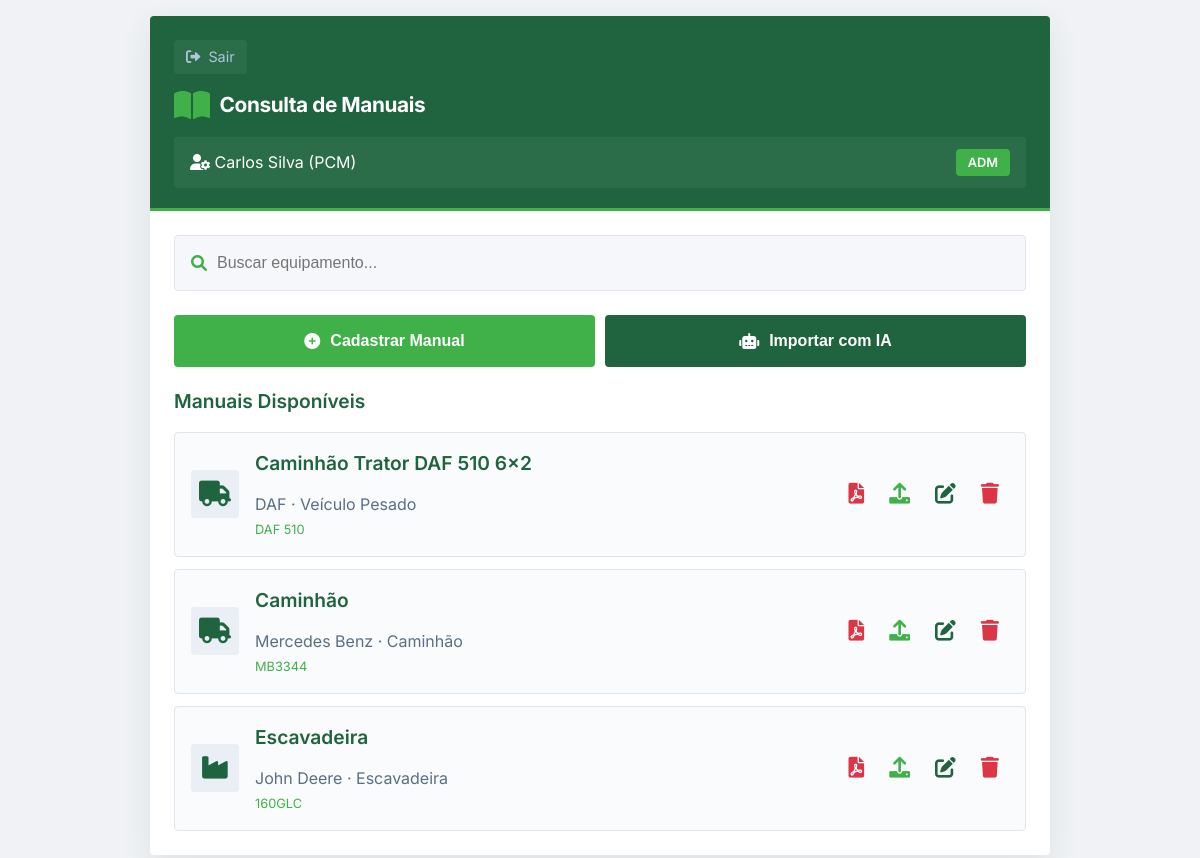
/modulo/leitura (signed in), run on an earlier commit of the app's database.
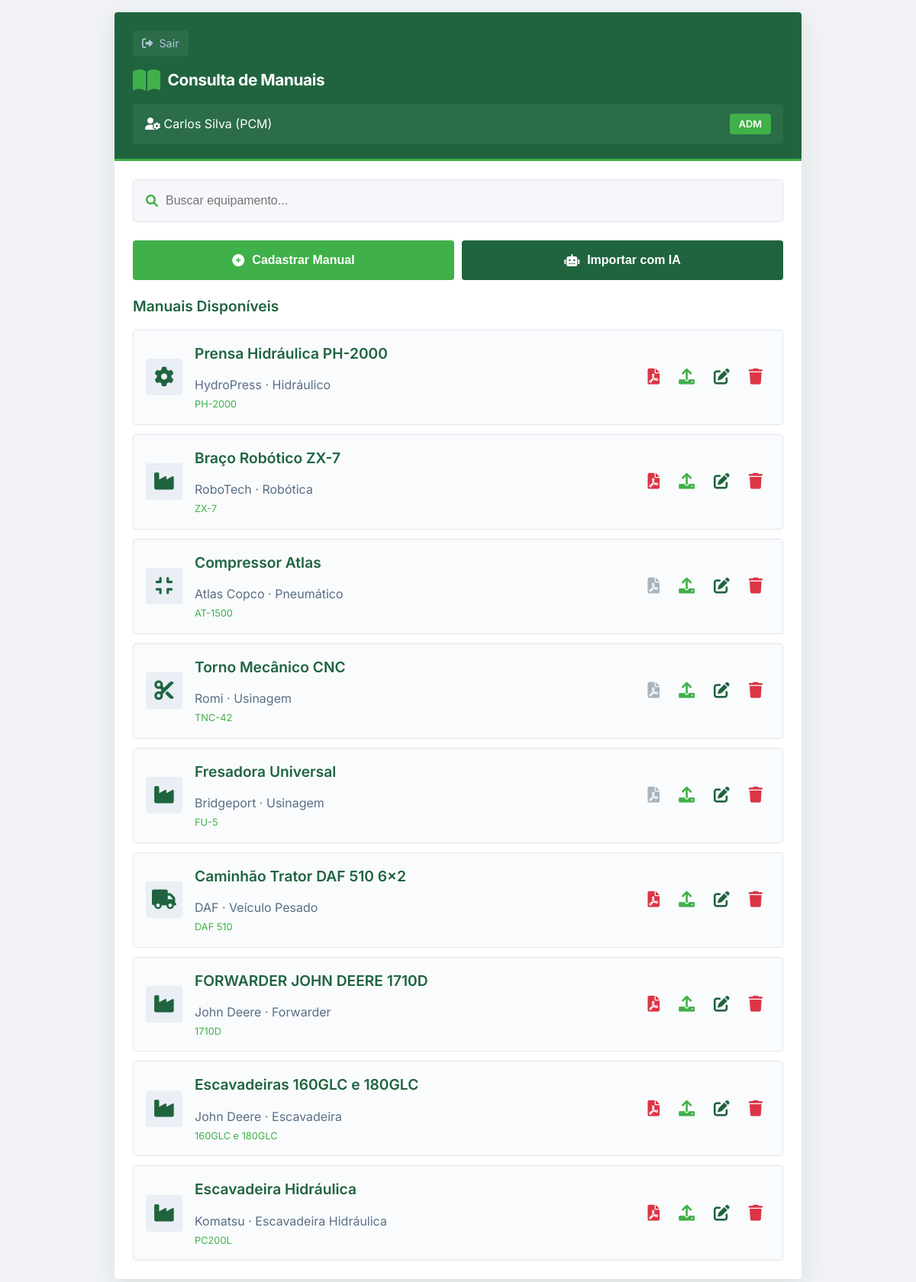
And on a later commit of the database.
### app.py (models this page shows, shortened)
class Usuario(db.Model):
    __tablename__ = 'usuarios'
    id = db.Column(db.Integer, primary_key=True)
    nome = db.Column(db.String(100), nullable=False)
    login = db.Column(db.String(50), unique=True, nullable=False)
    senha = db.Column(db.String(100), nullable=False)
    perfil = db.Column(db.String(20), nullable=False)  # 'manutentor', 'pcm', 'operador'
    modulo_acesso = db.Column(db.String(50))  # 'leitura', 'checklist', 'corretivas', 'todos'
    checklists = db.relationship('Checklist', back_populates='operador', cascade='all, delete-orphan')
    chamados = db.relationship('ChamadoCorretivo', back_populates='manutentor', cascade='all, delete-orphan')

class Equipamento(db.Model):
    __tablename__ = 'equipamentos'
    id = db.Column(db.Integer, primary_key=True)
    nome = db.Column(db.String(100), nullable=False)
    modelo = db.Column(db.String(50))
    fabricante = db.Column(db.String(100))
    tipo = db.Column(db.String(50))
    manual_pdf = db.Column(db.String(200))
    data_cadastro = db.Column(db.DateTime, default=datetime.utcnow)
    itens_padrao = db.relationship('ItemPadraoChecklist', back_populates='equipamento', cascade='all, delete-orphan')
    checklists = db.relationship('Checklist', back_populates='equipamento', cascade='all, delete-orphan')
    chamados = db.relationship('ChamadoCorretivo', back_populates='equipamento', cascade='all, delete-orphan')

### app.py (the view)
@app.route('/modulo/leitura')
@login_required
@modulo_required('leitura')
def modulo_leitura():
    equipamentos = Equipamento.query.all()
    usuario = Usuario.query.get(session['usuario_id'])
    return render_template('modulo_leitura.html',
                         equipamentos=equipamentos,
                         usuario=usuario)

### app.py (called while the page is built)
def login_required(f):
    @wraps(f)
    def decorated_function(*args, **kwargs):
        if 'usuario_id' not in session:
            return redirect(url_for('index'))
        return f(*args, **kwargs)
    return decorated_function

def modulo_required(modulo):
    def decorator(f):
        @wraps(f)
        def decorated_function(*args, **kwargs):
            if 'usuario_id' not in session:
                return redirect(url_for('index'))
            usuario = Usuario.query.get(session['usuario_id'])
            if usuario.modulo_acesso != 'todos' and usuario.modulo_acesso != modulo:
                return redirect(url_for('index'))
            return f(*args, **kwargs)
        return decorated_function
    return decorator

### templates/modulo_leitura.html (shortened to what this page needs)
<!DOCTYPE html>
<html lang="pt-BR">
<head>
    <link rel="stylesheet" href="https://cdnjs.cloudflare.com/ajax/libs/font-awesome/6.0.0-beta3/css/all.min.css">
    <link rel="stylesheet" href="{{ url_for('static', filename='css/modulo_leitura.css') }}">
</head>
<body>
<div class="app-container">
    <div class="screen">
        <div class="header-aguia">
            <div class="back-button" onclick="window.location.href='/'">
                <i class="fas fa-sign-out-alt"></i> Sair
            </div>
            <div class="header-logo" style="font-size:1.3rem;">
                <i class="fas fa-book-open"></i> Consulta de Manuais
            </div>
            <div class="user-info">
                <span><i class="fas fa-user-cog"></i> {{ usuario.nome }} ({{ usuario.perfil|upper }})</span>
                <span class="badge">{% if usuario.perfil == 'pcm' %}ADM{% else %}USER{% endif %}</span>
            </div>
        </div>
        <div class="content-padded">
            <div class="search-box">
                <i class="fas fa-search"></i>
                <input type="text" placeholder="Buscar equipamento..." id="searchInput" onkeyup="filtrarEquipamentos()">
            </div>
            {% if usuario.perfil == 'pcm' %}
            <div style="display: flex; gap: 10px; margin-bottom: 20px;">
                <button class="btn btn-dourado" style="flex:1;" onclick="abrirModalCadastro()">
                    <i class="fas fa-plus-circle"></i> Cadastrar Manual
                </button>
                <button class="btn" style="flex:1; background: #20643f;" onclick="abrirModalUploadIA()">
                    <i class="fas fa-robot"></i> Importar com IA
                </button>
            </div>
            {% endif %}
            <h3>Manuais Disponíveis</h3>
            <div class="card-list" id="equipamentosList">
                {% for equipamento in equipamentos %}
                <div class="card-item equipamento-item" data-nome="{{ equipamento.nome|lower }} {{ equipamento.modelo|lower }} {{ equipamento.fabricante|lower }} {{ equipamento.tipo|lower }}">
                    <div class="card-icon">
                        {% if 'prensa' in equipamento.nome|lower %}
                        <i class="fas fa-cog"></i>
                        {% elif 'robô' in equipamento.nome|lower or 'robot' in equipamento.nome|lower %}
                        <i class="fas fa-robot"></i>
                        {% elif 'compressor' in equipamento.nome|lower %}
                        <i class="fas fa-compress"></i>
                        {% elif 'torno' in equipamento.nome|lower %}
                        <i class="fas fa-cut"></i>
                        {% elif 'caminhão' in equipamento.nome|lower or 'daf' in equipamento.nome|lower %}
                        <i class="fas fa-truck"></i>
                        {% else %}
                        <i class="fas fa-industry"></i>
                        {% endif %}
                    </div>
                    <div style="flex:1;">
                        <h3>{{ equipamento.nome }}</h3>
                        <p style="color:#5a6f84; margin-bottom: 4px;">{{ equipamento.fabricante }} · {{ equipamento.tipo }}</p>
                        <p style="font-size:0.8rem; color:#40b049;">{{ equipamento.modelo }}</p>
                    </div>
                    <div style="display: flex; gap: 5px; align-items: center;">
                        {% if equipamento.manual_pdf %}
                        <i class="fas fa-file-pdf download-btn pdf" onclick="baixarManual({{ equipamento.id }})" title="Baixar manual (PDF)"></i>
                        {% else %}
                        <i class="fas fa-file-pdf download-btn" style="color: #5a6f84; opacity:0.5; cursor: not-allowed;" title="Sem manual disponível"></i>
                        {% endif %}
                        {% if usuario.perfil == 'pcm' %}
                        <i class="fas fa-upload download-btn upload" onclick="abrirModalUploadManual({{ equipamento.id }}, '{{ equipamento.nome }}')" title="Upload de manual"></i>
                        <i class="fas fa-edit download-btn edit" onclick="editarEquipamento({{ equipamento.id }})" title="Editar equipamento"></i>
                        <i class="fas fa-trash download-btn delete" onclick="confirmarExcluirEquipamento({{ equipamento.id }}, '{{ equipamento.nome }}')" title="Excluir equipamento"></i>
                        {% endif %}
                    </div>
                </div>
                {% endfor %}
            </div>
        </div>
    </div>
</div>
</body>
</html>

### static/css/modulo_leitura.css (style rules this page uses)
* { margin: 0; padding: 0; box-sizing: border-box; }
body { font-family: 'Inter', sans-serif; background: #f0f2f5; color: #1a2a3a; line-height: 1.5; min-height: 100vh; padding: 16px; }
.app-container { max-width: 900px; width: 100%; margin: 0 auto; }
.screen { background: white; border-radius: 4px; box-shadow: 0 10px 30px rgba(32, 100, 63, 0.1); overflow: hidden; }
.header-aguia { background: #20643f; color: white; padding: 24px 24px 20px 24px; border-bottom: 3px solid #40b049; }
.header-logo { display: flex; align-items: center; gap: 10px; font-weight: 700; font-size: 1.5rem; letter-spacing: -0.02em; margin-bottom: 4px; }
.header-logo i { font-size: 2rem; color: #40b049; }
.back-button { display: inline-flex; align-items: center; gap: 8px; color: #b0c4de; font-size: 0.9rem; margin-bottom: 15px; cursor: pointer; padding: 6px 12px; background: rgba(255,255,255,0.05); border-radius: 4px; width: fit-content; transition: 0.2s; }
.user-info { background: rgba(255,255,255,0.05); padding: 12px 16px; border-radius: 4px; margin-top: 16px; display: flex; align-items: center; justify-content: space-between; }
.badge { background: #40b049; color: white; padding: 4px 12px; border-radius: 4px; font-weight: 600; font-size: 0.8rem; }
.content-padded { padding: 24px; }
h3 { font-size: 1.2rem; font-weight: 600; color: #20643f; margin-bottom: 15px; }
.search-box { background: #f5f7fa; border-radius: 4px; padding: 4px 16px; display: flex; align-items: center; margin-bottom: 24px; border: 1px solid #e0e5ec; }
.search-box i { color: #40b049; }
.search-box input { border: none; background: transparent; padding: 14px 10px; width: 100%; font-size: 1rem; }
.card-list { display: flex; flex-direction: column; gap: 12px; margin-top: 16px; }
.card-item { background: #f9fbfd; border: 1px solid #e0e5ec; border-radius: 4px; padding: 16px; display: flex; align-items: center; gap: 16px; }
.card-icon { width: 48px; height: 48px; background: #e9eff5; border-radius: 4px; display: flex; align-items: center; justify-content: center; color: #20643f; font-size: 1.6rem; }
.btn { background: #20643f; border: none; color: white; padding: 16px 24px; border-radius: 4px; font-weight: 600; font-size: 1rem; width: 100%; text-align: center; display: inline-flex; align-items: center; justify-content: center; gap: 10px; cursor: pointer; transition: 0.15s; border: 1px solid transparent; }
.btn-dourado { background: #40b049; color: white; font-weight: 700; }
.download-btn { margin-left: auto; color: #40b049; font-size: 1.3rem; cursor: pointer; padding: 10px; }

### templates/modulo_leitura.html (style rules this page uses)
.btn-dourado { background: #40b049; color: white; }
.download-btn { margin-left: auto; color: #40b049; font-size: 1.3rem; cursor: pointer; padding: 10px; transition: transform 0.2s; }
.download-btn.pdf { color: #dc3545; }
.download-btn.upload { color: #40b049; }
.download-btn.edit { color: #20643f; }
.download-btn.delete { color: #dc3545; }

What changed in the data, as far as the page shows it:
removed Equipamento: nome "Caminhão", fabricante "Mercedes Benz", tipo "Caminhão", modelo "MB3344"
added Equipamento: nome "Prensa Hidráulica PH-2000", fabricante "HydroPress", tipo "Hidráulico", modelo "PH-2000"
added Equipamento: nome "Braço Robótico ZX-7", fabricante "RoboTech", tipo "Robótica", modelo "ZX-7"
added Equipamento: nome "Compressor Atlas", fabricante "Atlas Copco", tipo "Pneumático", modelo "AT-1500"
added Equipamento: nome "Torno Mecânico CNC", fabricante "Romi", tipo "Usinagem", modelo "TNC-42"
added Equipamento: nome "Fresadora Universal", fabricante "Bridgeport", tipo "Usinagem", modelo "FU-5"
added Equipamento: nome "FORWARDER JOHN DEERE 1710D", fabricante "John Deere", tipo "Forwarder", modelo "1710D"
added Equipamento: nome "Escavadeiras 160GLC e 180GLC", fabricante "John Deere", tipo "Escavadeira", modelo "160GLC e 180GLC"
changed Equipamento: nome "Escavadeira" → "Escavadeira Hidráulica"; fabricante "John Deere" → "Komatsu"; tipo "Escavadeira" → "Escavadeira Hidráulica"; modelo "160GLC" → "PC200L"
